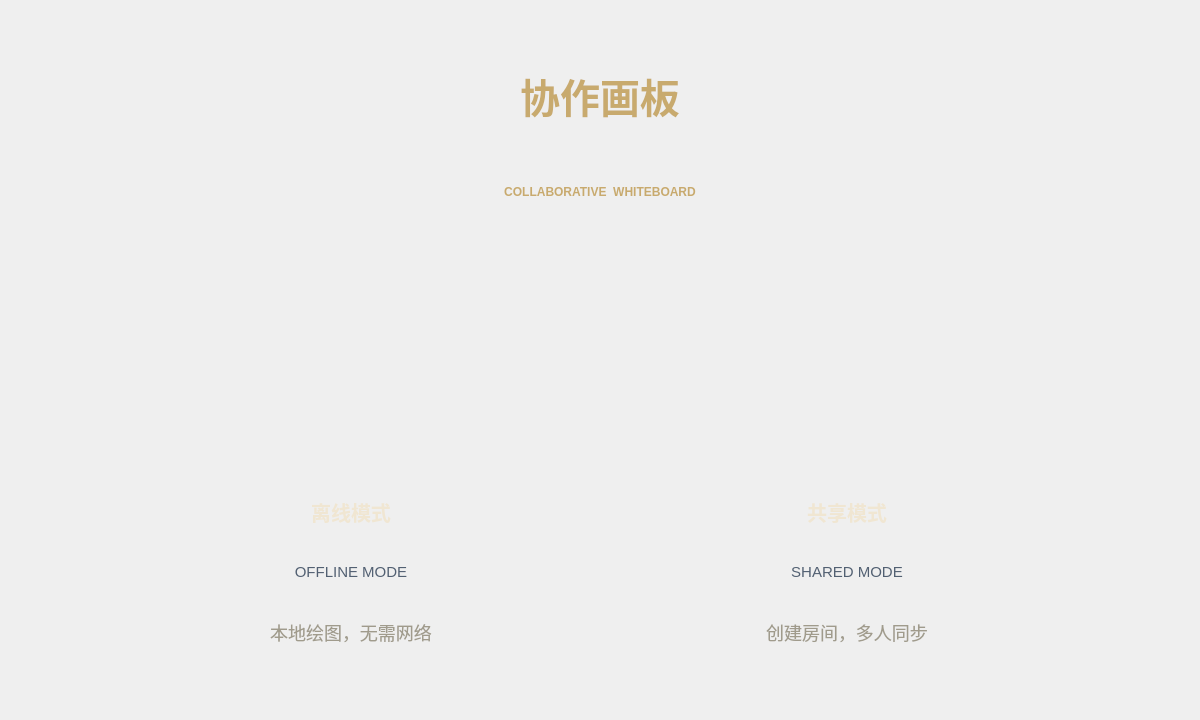
<?xml version="1.0" encoding="UTF-8"?>
<ui version="4.0">
 <class>WelcomeWidget</class>
 <widget class="QWidget" name="WelcomeWidget">
  <property name="geometry">
   <rect>
    <x>0</x>
    <y>0</y>
    <width>1200</width>
    <height>720</height>
   </rect>
  </property>
  <property name="minimumSize">
   <size>
    <width>1200</width>
    <height>720</height>
   </size>
  </property>
  <property name="maximumSize">
   <size>
    <width>1200</width>
    <height>720</height>
   </size>
  </property>
  <property name="windowTitle">
   <string>Form</string>
  </property>
  <layout class="QVBoxLayout" name="verticalLayout_7">
   <item>
    <layout class="QHBoxLayout" name="horizontalLayout">
     <item>
      <spacer name="horizontalSpacer">
       <property name="orientation">
        <enum>Qt::Horizontal</enum>
       </property>
       <property name="sizeHint" stdset="0">
        <size>
         <width>40</width>
         <height>20</height>
        </size>
       </property>
      </spacer>
     </item>
     <item>
      <layout class="QVBoxLayout" name="verticalLayout_3">
       <item>
        <widget class="QLabel" name="draw_label">
         <property name="minimumSize">
          <size>
           <width>200</width>
           <height>0</height>
          </size>
         </property>
         <property name="maximumSize">
          <size>
           <width>200</width>
           <height>16777215</height>
          </size>
         </property>
         <property name="styleSheet">
          <string notr="true">	border: none;      
   	color: #C8AA6E;
	font-size: 40px;
	font-weight: bold;
	font-family: 'Microsoft YaHei';</string>
         </property>
         <property name="text">
          <string>协作画板</string>
         </property>
         <property name="alignment">
          <set>Qt::AlignCenter</set>
         </property>
        </widget>
       </item>
       <item>
        <widget class="QLabel" name="draw_label_en">
         <property name="minimumSize">
          <size>
           <width>200</width>
           <height>0</height>
          </size>
         </property>
         <property name="maximumSize">
          <size>
           <width>200</width>
           <height>16777215</height>
          </size>
         </property>
         <property name="styleSheet">
          <string notr="true">	border: none;      
   	color: #C8AA6E;
	font-size: 12px;
	font-weight: bold;
	font-family: 'Microsoft YaHei';</string>
         </property>
         <property name="text">
          <string>COLLABORATIVE  WHITEBOARD</string>
         </property>
         <property name="alignment">
          <set>Qt::AlignHCenter|Qt::AlignTop</set>
         </property>
        </widget>
       </item>
      </layout>
     </item>
     <item>
      <spacer name="horizontalSpacer_2">
       <property name="orientation">
        <enum>Qt::Horizontal</enum>
       </property>
       <property name="sizeHint" stdset="0">
        <size>
         <width>40</width>
         <height>20</height>
        </size>
       </property>
      </spacer>
     </item>
    </layout>
   </item>
   <item>
    <layout class="QHBoxLayout" name="horizontalLayout_2">
     <property name="topMargin">
      <number>10</number>
     </property>
     <item>
      <widget class="HoverWidget" name="offline_widget" native="true">
       <property name="minimumSize">
        <size>
         <width>300</width>
         <height>300</height>
        </size>
       </property>
       <property name="maximumSize">
        <size>
         <width>300</width>
         <height>300</height>
        </size>
       </property>
       <property name="styleSheet">
        <string notr="true">HoverWidget[state=&quot;normal&quot;]{
	border: 2px solid #4A5A75;      
	background-color: rgba(28, 34, 40, 200);
	font-family: 'Microsoft YaHei';
	border-radius: 5px;
}

HoverWidget[state=&quot;hover&quot;]{
	border: 4px solid #C8AA6E;      
	background-color: rgba(28, 34, 40, 200);
	font-family: 'Microsoft YaHei';
	border-radius: 5px;
}</string>
       </property>
       <layout class="QVBoxLayout" name="verticalLayout">
        <item>
         <layout class="QHBoxLayout" name="horizontalLayout_3">
          <item>
           <spacer name="horizontalSpacer_3">
            <property name="orientation">
             <enum>Qt::Horizontal</enum>
            </property>
            <property name="sizeHint" stdset="0">
             <size>
              <width>40</width>
              <height>20</height>
             </size>
            </property>
           </spacer>
          </item>
          <item>
           <widget class="QLabel" name="offline_head_lbl">
            <property name="minimumSize">
             <size>
              <width>100</width>
              <height>100</height>
             </size>
            </property>
            <property name="maximumSize">
             <size>
              <width>100</width>
              <height>100</height>
             </size>
            </property>
            <property name="styleSheet">
             <string notr="true">border: 0px solid transparent; /* 显式声明一下 */
border-image: url(:/res/offline.png);</string>
            </property>
            <property name="text">
             <string/>
            </property>
            <property name="alignment">
             <set>Qt::AlignCenter</set>
            </property>
           </widget>
          </item>
          <item>
           <spacer name="horizontalSpacer_4">
            <property name="orientation">
             <enum>Qt::Horizontal</enum>
            </property>
            <property name="sizeHint" stdset="0">
             <size>
              <width>40</width>
              <height>20</height>
             </size>
            </property>
           </spacer>
          </item>
         </layout>
        </item>
        <item>
         <widget class="QLabel" name="offline_lbl1">
          <property name="styleSheet">
           <string notr="true">	border: none;      
   	color: #F0E6D2;
	font-size: 20px;
	font-weight: bold;
	font-family: 'Microsoft YaHei';</string>
          </property>
          <property name="text">
           <string>离线模式</string>
          </property>
          <property name="alignment">
           <set>Qt::AlignCenter</set>
          </property>
         </widget>
        </item>
        <item>
         <widget class="QLabel" name="offline_lbl2">
          <property name="styleSheet">
           <string notr="true">	border: none;      
   	color: #526072;
	font-size: 15px;
	font-family: 'Microsoft YaHei';</string>
          </property>
          <property name="text">
           <string>OFFLINE MODE</string>
          </property>
          <property name="alignment">
           <set>Qt::AlignCenter</set>
          </property>
         </widget>
        </item>
        <item>
         <widget class="QLabel" name="offline_lbl3">
          <property name="styleSheet">
           <string notr="true">	border: none;      
   	color: #A09B8C;
	font-size: 18px;
	font-family: 'Microsoft YaHei';</string>
          </property>
          <property name="text">
           <string>本地绘图，无需网络</string>
          </property>
          <property name="alignment">
           <set>Qt::AlignCenter</set>
          </property>
         </widget>
        </item>
       </layout>
      </widget>
     </item>
     <item>
      <widget class="HoverWidget" name="shared_widget" native="true">
       <property name="minimumSize">
        <size>
         <width>300</width>
         <height>300</height>
        </size>
       </property>
       <property name="maximumSize">
        <size>
         <width>300</width>
         <height>300</height>
        </size>
       </property>
       <property name="styleSheet">
        <string notr="true">HoverWidget[state=&quot;normal&quot;]{
	border: 2px solid #4A5A75;      
	background-color: rgba(28, 34, 40, 200);
	font-family: 'Microsoft YaHei';
	border-radius: 5px;
}

HoverWidget[state=&quot;hover&quot;]{
	border: 4px solid #C8AA6E;      
	background-color: rgba(28, 34, 40, 200);
	font-family: 'Microsoft YaHei';
	border-radius: 5px;
}</string>
       </property>
       <layout class="QVBoxLayout" name="verticalLayout_2">
        <item>
         <layout class="QHBoxLayout" name="horizontalLayout_4">
          <item>
           <spacer name="horizontalSpacer_5">
            <property name="orientation">
             <enum>Qt::Horizontal</enum>
            </property>
            <property name="sizeHint" stdset="0">
             <size>
              <width>40</width>
              <height>20</height>
             </size>
            </property>
           </spacer>
          </item>
          <item>
           <widget class="QLabel" name="shared_head_lbl">
            <property name="minimumSize">
             <size>
              <width>100</width>
              <height>100</height>
             </size>
            </property>
            <property name="maximumSize">
             <size>
              <width>100</width>
              <height>100</height>
             </size>
            </property>
            <property name="styleSheet">
             <string notr="true">border-image: url(:/res/shared.png);</string>
            </property>
            <property name="text">
             <string/>
            </property>
            <property name="alignment">
             <set>Qt::AlignCenter</set>
            </property>
           </widget>
          </item>
          <item>
           <spacer name="horizontalSpacer_6">
            <property name="orientation">
             <enum>Qt::Horizontal</enum>
            </property>
            <property name="sizeHint" stdset="0">
             <size>
              <width>40</width>
              <height>20</height>
             </size>
            </property>
           </spacer>
          </item>
         </layout>
        </item>
        <item>
         <widget class="QLabel" name="shared_lbl1">
          <property name="styleSheet">
           <string notr="true">	border: none;      
   	color: #F0E6D2;
	font-size: 20px;
	font-weight: bold;
	font-family: 'Microsoft YaHei';</string>
          </property>
          <property name="text">
           <string>共享模式</string>
          </property>
          <property name="alignment">
           <set>Qt::AlignCenter</set>
          </property>
         </widget>
        </item>
        <item>
         <widget class="QLabel" name="shared_lbl2">
          <property name="styleSheet">
           <string notr="true">	border: none;      
   	color: #526072;
	font-size: 15px;
	font-family: 'Microsoft YaHei';</string>
          </property>
          <property name="text">
           <string>SHARED MODE</string>
          </property>
          <property name="alignment">
           <set>Qt::AlignCenter</set>
          </property>
         </widget>
        </item>
        <item>
         <widget class="QLabel" name="shared_lbl1_2">
          <property name="styleSheet">
           <string notr="true">	border: none;      
   	color: #A09B8C;
	font-size: 18px;
	font-family: 'Microsoft YaHei';</string>
          </property>
          <property name="text">
           <string>创建房间，多人同步</string>
          </property>
          <property name="alignment">
           <set>Qt::AlignCenter</set>
          </property>
         </widget>
        </item>
       </layout>
      </widget>
     </item>
    </layout>
   </item>
   <item>
    <spacer name="verticalSpacer">
     <property name="orientation">
      <enum>Qt::Vertical</enum>
     </property>
     <property name="sizeType">
      <enum>QSizePolicy::Fixed</enum>
     </property>
     <property name="sizeHint" stdset="0">
      <size>
       <width>20</width>
       <height>40</height>
      </size>
     </property>
    </spacer>
   </item>
  </layout>
 </widget>
 <customwidgets>
  <customwidget>
   <class>HoverWidget</class>
   <extends>QWidget</extends>
   <header>hoverwidget.h</header>
   <container>1</container>
  </customwidget>
 </customwidgets>
 <resources/>
 <connections/>
</ui>
